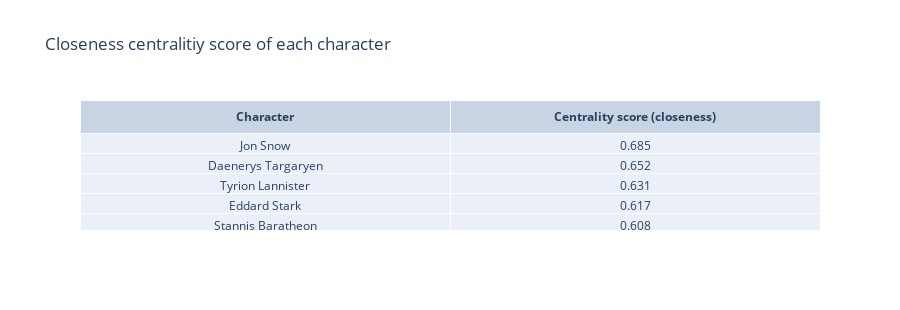

Notebook code for this chart:
### Markdown cell above
We are further going to investigate the closeness centrality of each node in the network, which measures the reciprocal sum of shortests paths from the given node to all other nodes. If a node therefore has a high closeness centrality score this means that the node is close to the rest and vice versa. This could give us an indication of well connected characters and further important characters.

### Code cell
sort_cent = sorted(nx.closeness_centrality(G).items(), key=lambda kv: kv[1], reverse = True)
fig = go.Figure(data=[go.Table(header=dict(values=['<b>Character</b>', '<b>Centrality score (closeness)</b>']),
                 cells=dict(values=[
                     [name[0].replace('_', ' ') for name in sort_cent],
                      [np.round(name[1],3) for name in sort_cent]
                      ]))
                     ])
fig.update_layout(
        height=310,
        showlegend=False,
        title_text = "Closeness centralitiy score of each character"
    )
fig.show()

### Figure 1 — Plotly figure (JSON) as saved in the notebook; plotly's stock layout.template omitted (floating-point values rounded to 4 significant figures; data arrays with more than 128 entries replaced by an {"elided": "..."} marker saying what was removed)
{"data": [{"cells": {"values": {"elided": "2x162 mixed values"}}, "header": {"values": ["<b>Character</b>", "<b>Centrality score (closeness)</b>"]}, "type": "table"}], "layout": {"height": 310, "showlegend": false, "title": {"text": "Closeness centralitiy score of each character"}}}
